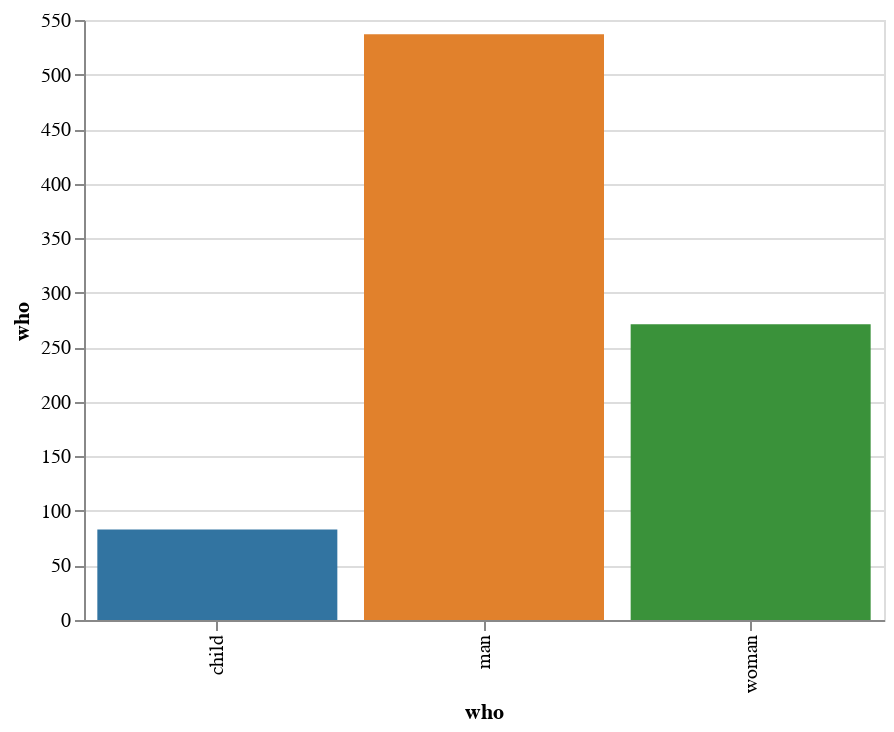

Here is the notebook cell this chart was saved with:
### Code cell
display(salt.countplot(x="who", data=titanic))
ax = sns.countplot(x="who", data=titanic, facecolor=(0, 0, 0, 0), linewidth=5, edgecolor=sns.color_palette("dark", 3))

### Figure 1 — Vega-Lite specification as saved in the notebook (floating-point values rounded to 4 significant figures; data arrays with more than 128 entries replaced by an {"elided": "..."} marker saying what was removed)
{"$schema": "https://vega.github.io/schema/vega-lite/v2.4.1.json", "config": {"range": {"category": ["rgba(49.62499999999999,115.62499999999996,161.37500000000003,1)", "rgba(224.87499999999997,128.875,44.12500000000004,1)", "rgba(58.49999999999999,145.50000000000003,58.49999999999999,1)", "rgba(192.125,60.87500000000001,61.62499999999999,1)", "rgba(147.49999999999994,113.74999999999999,178.25,1)", "rgba(131.875,91.37500000000001,83.12500000000001,1)", "rgba(213.50000000000003,132.49999999999997,188.74999999999994,1)", "rgba(127.0,127.0,127.0,1)", "rgba(168.87500000000003,169.625,53.37500000000001,1)", "rgba(45.99999999999998,171.25,184.00000000000003,1)"]}, "view": {"height": 300, "width": 400}}, "data": {"values": {"elided": "891 records"}}, "encoding": {"color": {"field": "who", "legend": null, "type": "nominal"}, "x": {"field": "who", "type": "nominal"}, "y": {"aggregate": "count", "axis": {"title": "who"}, "field": "who", "type": "quantitative"}}, "mark": "bar"}
